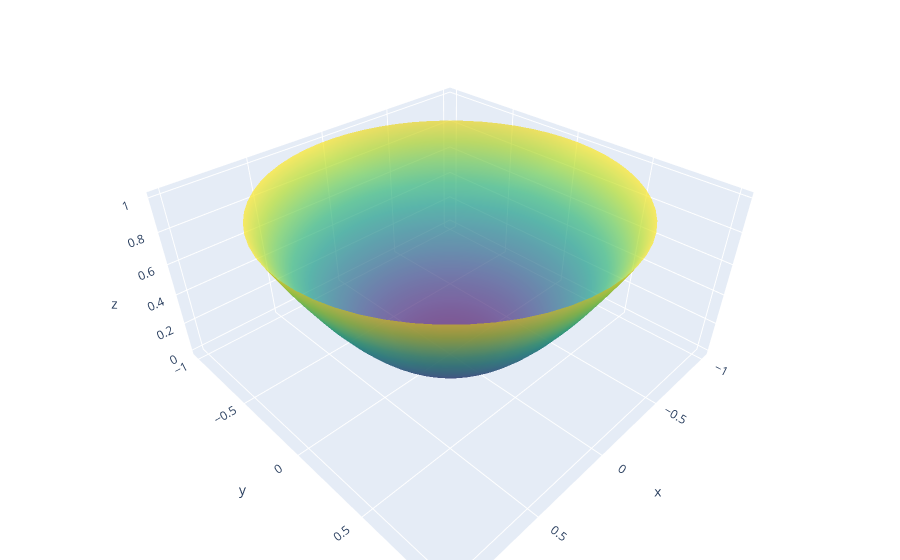

The code cell stored with this chart in its notebook:
### Markdown cell above
## Visualizziamo la superficie

### Code cell
display_surface(psi, 0.0, 1, 0, 2*np.pi)

### Figure 1 — Plotly figure (JSON) as saved in the notebook; plotly's stock layout.template omitted (floating-point values rounded to 4 significant figures; data arrays with more than 128 entries replaced by an {"elided": "..."} marker saying what was removed)
{"data": [{"colorscale": [[0, "#440154"], [0.1111, "#482878"], [0.2222, "#3e4989"], [0.3333, "#31688e"], [0.4444, "#26828e"], [0.5556, "#1f9e89"], [0.6667, "#35b779"], [0.7778, "#6ece58"], [0.8889, "#b5de2b"], [1, "#fde725"]], "opacity": 0.7, "showscale": false, "type": "surface", "x": {"elided": "60x60 float values"}, "y": {"elided": "60x60 float values"}, "z": {"elided": "60x60 float values"}}], "layout": {"margin": {"b": 0, "l": 0, "r": 0, "t": 0}, "scene": {"xaxis": {"title": {"text": "x"}}, "yaxis": {"title": {"text": "y"}}, "zaxis": {"title": {"text": "z"}}}}}
